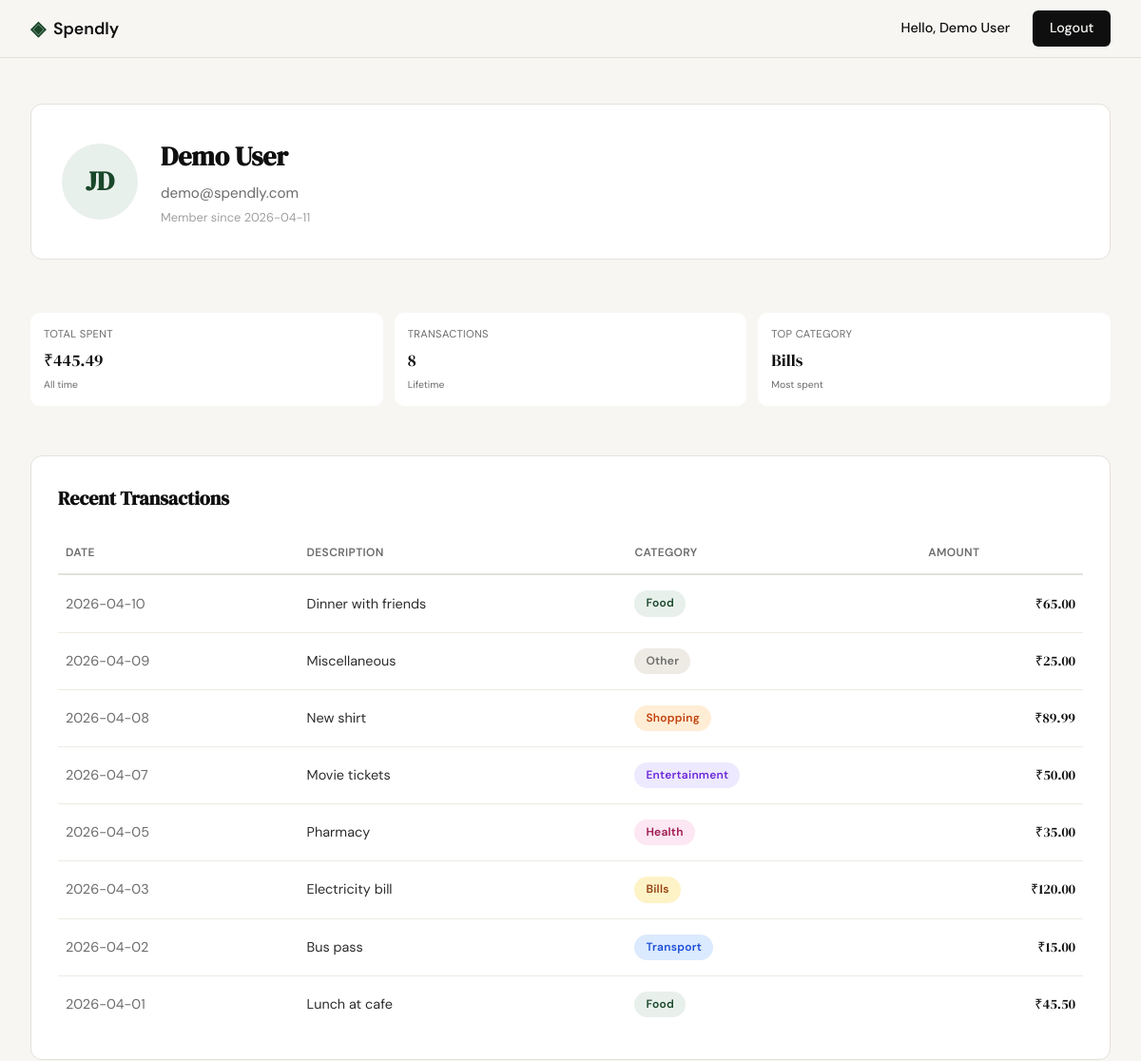
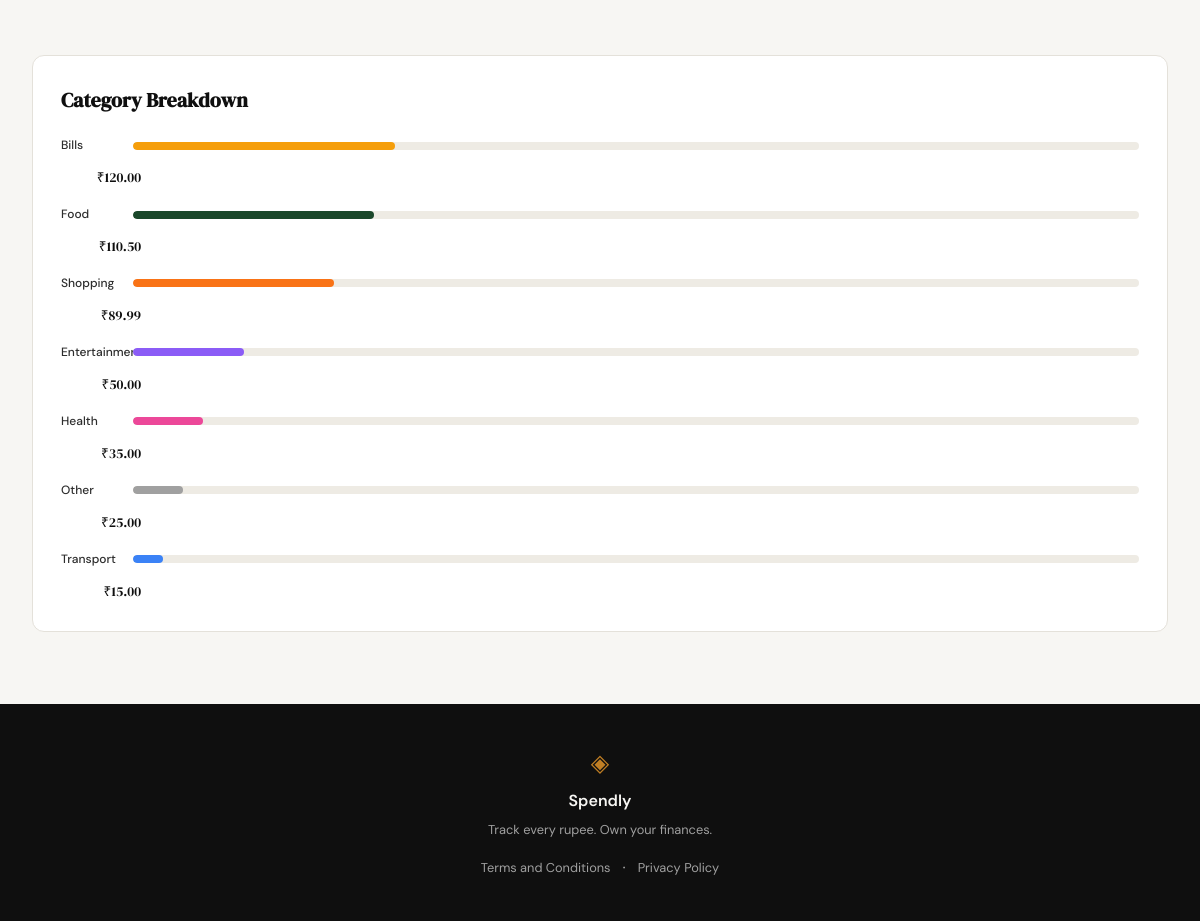
Screenshot of /profile (signed in) with the database file from the repository (2 pictures, top to bottom).
### tables this page shows
CREATE TABLE users (
            id INTEGER PRIMARY KEY AUTOINCREMENT,
            name TEXT NOT NULL,
            email TEXT UNIQUE NOT NULL,
            password_hash TEXT NOT NULL,
            created_at TEXT DEFAULT (datetime('now'))
        );

CREATE TABLE expenses (
            id INTEGER PRIMARY KEY AUTOINCREMENT,
            user_id INTEGER NOT NULL,
            amount REAL NOT NULL,
            category TEXT NOT NULL,
            date TEXT NOT NULL,
            description TEXT,
            created_at TEXT DEFAULT (datetime('now')),
            FOREIGN KEY (user_id) REFERENCES users(id)
        );

### app.py (the view)
@app.route("/profile")
def profile():
    if not session.get("user_id"):
        flash("Please log in to access this page", "error")
        return redirect(url_for("login"))
    user_id = session["user_id"]
    user = get_user_by_id(user_id)
    user_info = {
        "name": user["name"],
        "email": user["email"],
        "member_since": user["created_at"][:10] if user["created_at"] else "Recently"
    }
    summary = get_expense_summary(user_id)
    summary_stats = {
        "total_spent": f"₹{summary['total_spent']:,.2f}" if summary['total_spent'] else "₹0.00",
        "transaction_count": str(summary['transaction_count']),
        "top_category": summary['top_category']
    }
    expenses = get_user_expenses(user_id, limit=10)
    transactions = []
    for exp in expenses:
        transactions.append({
            "date": exp["date"][:10] if exp["date"] else "",
            "description": exp["description"] or exp["category"],
            "category": exp["category"],
            "category_class": exp["category"].lower(),
            "amount": f"₹{exp['amount']:.2f}"
        })
    breakdown = get_category_breakdown(user_id)
    category_breakdown = []
    for cat in breakdown:
        category_breakdown.append({
            "name": cat["name"],
            "amount": f"₹{cat['amount']:.2f}",
            "percentage": cat["percentage"]
        })
    return render_template(
        "profile.html",
        user_info=user_info,
        summary_stats=summary_stats,
        transactions=transactions,
        category_breakdown=category_breakdown
    )

### app.py (called while the page is built)
@app.context_processor
def inject_csrf():
    return dict(csrf_token=generate_csrf_token)

@app.context_processor
def inject_user():
    from database.db import get_user_by_id
    user_id = session.get("user_id")
    if user_id:
        user = get_user_by_id(user_id)
        return dict(logged_in=True, current_user=user)
    return dict(logged_in=False, current_user=None)

### database/db.py (called while the page is built)
def get_db():
    conn = sqlite3.connect(DB_NAME)
    conn.row_factory = sqlite3.Row
    conn.execute("PRAGMA foreign_keys = ON")
    return conn

def get_user_by_id(user_id):
    conn = get_db()
    cursor = conn.cursor()
    cursor.execute(
        "SELECT id, name, email, created_at FROM users WHERE id = ?",
        (user_id,)
    )
    user = cursor.fetchone()
    conn.close()
    return user

def get_user_expenses(user_id, limit=10):
    conn = get_db()
    cursor = conn.cursor()
    cursor.execute(
        """
        SELECT id, amount, category, date, description
        FROM expenses
        WHERE user_id = ?
        ORDER BY date DESC
        LIMIT ?
        """,
        (user_id, limit)
    )
    expenses = cursor.fetchall()
    conn.close()
    return expenses

def get_category_breakdown(user_id):
    conn = get_db()
    cursor = conn.cursor()
    cursor.execute(
        "SELECT SUM(amount) as total FROM expenses WHERE user_id = ?",
        (user_id,)
    )
    total = cursor.fetchone()["total"] or 0
    cursor.execute(
        """
        SELECT category, SUM(amount) as cat_total
        FROM expenses
        WHERE user_id = ?
        GROUP BY category
        ORDER BY cat_total DESC
        """,
        (user_id,)
    )
    categories = cursor.fetchall()
    conn.close()
    breakdown = []
    for cat in categories:
        percentage = int((cat["cat_total"] / total * 100)) if total > 0 else 0
        breakdown.append({
            "name": cat["category"],
            "amount": cat["cat_total"],
            "percentage": percentage
        })
    return breakdown

### templates/profile.html (shortened to what this page needs)
{% extends "base.html" %}
{% block content %}
<div class="profile-container">
    <section class="profile-section">
        <div class="profile-user-card auth-card">
            <div class="profile-user-header">
                <div class="profile-avatar">
                    <span class="profile-avatar-initials">JD</span>
                </div>
                <div class="profile-user-details">
                    <h2 class="profile-user-name">{{ user_info.name }}</h2>
                    <p class="profile-user-email">{{ user_info.email }}</p>
                    <p class="profile-member-since">Member since {{ user_info.member_since }}</p>
                </div>
            </div>
        </div>
    </section>
    <section class="profile-section">
        <div class="mock-stats">
            <div class="mock-stat">
                <span class="mock-stat-label">Total Spent</span>
                <span class="mock-stat-value">{{ summary_stats.total_spent }}</span>
                <span class="mock-stat-change">All time</span>
            </div>
            <div class="mock-stat">
                <span class="mock-stat-label">Transactions</span>
                <span class="mock-stat-value">{{ summary_stats.transaction_count }}</span>
                <span class="mock-stat-change">Lifetime</span>
            </div>
            <div class="mock-stat">
                <span class="mock-stat-label">Top Category</span>
                <span class="mock-stat-value">{{ summary_stats.top_category }}</span>
                <span class="mock-stat-change">Most spent</span>
            </div>
        </div>
    </section>
    <section class="profile-section">
        <div class="profile-section-card auth-card">
            <h3 class="profile-section-title">Recent Transactions</h3>
            {% if transactions %}
            <table class="profile-transactions-table">
                <thead>
                    <tr>
                        <th>Date</th>
                        <th>Description</th>
                        <th>Category</th>
                        <th>Amount</th>
                    </tr>
                </thead>
                <tbody>
                    {% for transaction in transactions %}
                    <tr>
                        <td class="profile-table-date">{{ transaction.date }}</td>
                        <td class="profile-table-description">{{ transaction.description }}</td>
                        <td>
                            <span class="category-badge category-badge--{{ transaction.category_class }}">
                                {{ transaction.category }}
                            </span>
                        </td>
                        <td class="profile-table-amount">{{ transaction.amount }}</td>
                    </tr>
                    {% endfor %}
                </tbody>
            </table>
            {% else %}
            <p class="empty-state">No transactions yet. Start tracking your expenses!</p>
            {% endif %}
        </div>
    </section>
    <section class="profile-section">
        <div class="profile-section-card auth-card">
            <h3 class="profile-section-title">Category Breakdown</h3>
            {% if category_breakdown %}
            <div class="profile-category-breakdown">
                {% for category in category_breakdown %}
                <div class="mock-bar-row">
                    <span class="mock-cat">{{ category.name }}</span>
                    <div class="mock-bar-track">
                        <div class="mock-bar mock-bar--{{ category.name | lower }}" style="width: {{ category.percentage }}%"></div>
                    </div>
                    <span class="profile-category-amount">{{ category.amount }}</span>
                </div>
                {% endfor %}
            </div>
            {% else %}
            <p class="empty-state">No expense data to show yet.</p>
            {% endif %}
        </div>
    </section>
</div>
{% endblock %}

### templates/base.html (shortened to what this page needs)
<!DOCTYPE html>
<html lang="en">
<head>
    <link rel="stylesheet" href="{{ url_for('static', filename='css/style.css') }}">
</head>
<body>
    <nav class="navbar">
        <div class="nav-inner">
            <a href="{{ url_for('landing') }}" class="nav-brand">
                <span class="brand-icon">◈</span>
                <span class="brand-name">Spendly</span>
            </a>
            <div class="nav-links">
                {% if logged_in %}
                    <span class="nav-greeting">Hello, {{ current_user.name }}</span>
                    <a href="{{ url_for('logout') }}" class="nav-cta">Logout</a>
                {% else %}
                    <a href="{{ url_for('login') }}">Sign in</a>
                    <a href="{{ url_for('register') }}" class="nav-cta">Get started</a>
                {% endif %}
            </div>
        </div>
    </nav>
    <main class="main-content">
        {% block content %}{% endblock %}
    </main>
    <footer class="footer">
        <div class="footer-inner">
            <span class="brand-icon">◈</span>
            <span class="footer-name">Spendly</span>
            <p class="footer-copy">Track every rupee. Own your finances.</p>
            <div class="footer-links">
                <a href="/terms">Terms and Conditions</a>
                <span class="footer-divider">·</span>
                <a href="/privacy">Privacy Policy</a>
            </div>
        </div>
    </footer>
</body>
</html>

### rows the page displays
users: name "Demo User", email "demo@spendly.com"
expenses: top_category "Bills"

### other values shown
{{ user_info.member_since }} "2026-04-11"
{{ summary_stats.total_spent }} "₹445.49"
{{ summary_stats.transaction_count }} "8"
{{ category.name }} "Bills" "Food" "Shopping" "Entertainment" "Health" "Other" "Transport"
{{ category.amount }} "₹120.00" "₹110.50" "₹89.99" "₹50.00" "₹35.00" "₹25.00" "₹15.00"
